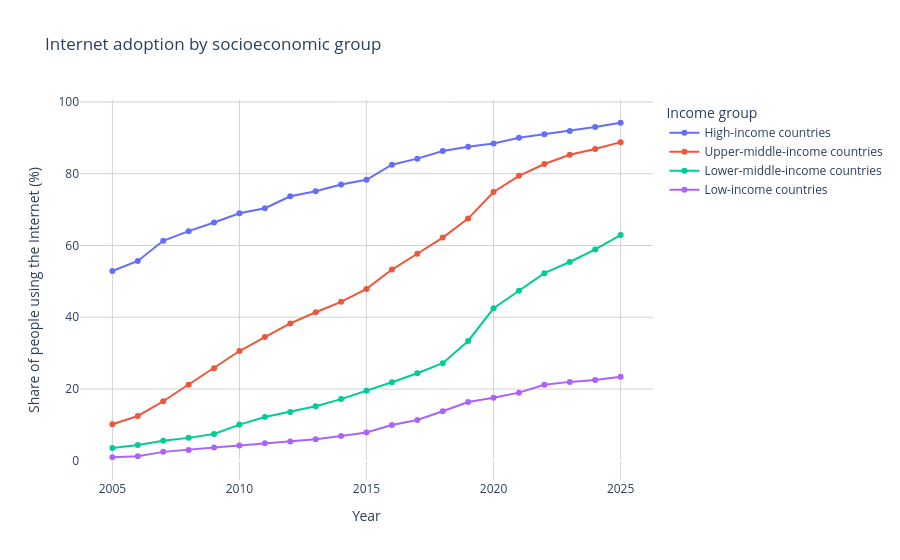

Here is the notebook cell this chart was saved with:
### Code cell
fig = px.line(
    group_data,
    x='Year',
    y='Share of the population using the Internet',
    color='Entity',
    category_orders={'Entity': [
        'High-income countries',
        'Upper-middle-income countries',
        'Lower-middle-income countries',
        'Low-income countries'
    ]},
    title='Internet adoption by socioeconomic group',
    labels={'Share of the population using the Internet': 'Share of people using the Internet (%)', 'Entity': 'Income group'},
    markers=True
)
fig.update_layout(
    xaxis=dict(showgrid=True, gridcolor='lightgrey', gridwidth=1),
    yaxis=dict(showgrid=True, gridcolor='lightgrey', gridwidth=1),
    plot_bgcolor='white'
)
fig.write_image('../visualizations/internet-adoption-by-socioeconomic-group.png')
fig.show()

### Figure 1 — Plotly figure (JSON) as saved in the notebook; plotly's stock layout.template omitted (floating-point values rounded to 4 significant figures)
{"data": [{"hovertemplate": "Income group=High-income countries<br>Year=%{x}<br>Share of people using the Internet (%)=%{y}<extra></extra>", "legendgroup": "High-income countries", "line": {"color": "#636efa", "dash": "solid"}, "marker": {"symbol": "circle"}, "mode": "lines+markers", "name": "High-income countries", "orientation": "v", "showlegend": true, "type": "scatter", "x": [2005, 2006, 2007, 2008, 2009, 2010, 2011, 2012, 2013, 2014, 2015, 2016, 2017, 2018, 2019, 2020, 2021, 2022, 2023, 2024, 2025], "xaxis": "x", "y": [52.9, 55.7, 61.3, 64.0, 66.4, 69.0, 70.4, 73.7, 75.1, 77.0, 78.3, 82.5, 84.2, 86.3, 87.5, 88.4, 90.0, 91.0, 91.9, 93.0, 94.2], "yaxis": "y"}, {"hovertemplate": "Income group=Upper-middle-income countries<br>Year=%{x}<br>Share of people using the Internet (%)=%{y}<extra></extra>", "legendgroup": "Upper-middle-income countries", "line": {"color": "#EF553B", "dash": "solid"}, "marker": {"symbol": "circle"}, "mode": "lines+markers", "name": "Upper-middle-income countries", "orientation": "v", "showlegend": true, "type": "scatter", "x": [2005, 2006, 2007, 2008, 2009, 2010, 2011, 2012, 2013, 2014, 2015, 2016, 2017, 2018, 2019, 2020, 2021, 2022, 2023, 2024, 2025], "xaxis": "x", "y": [10.2, 12.5, 16.6, 21.2, 25.8, 30.6, 34.5, 38.3, 41.4, 44.3, 47.9, 53.3, 57.7, 62.2, 67.5, 74.9, 79.4, 82.7, 85.3, 86.9, 88.8], "yaxis": "y"}, {"hovertemplate": "Income group=Lower-middle-income countries<br>Year=%{x}<br>Share of people using the Internet (%)=%{y}<extra></extra>", "legendgroup": "Lower-middle-income countries", "line": {"color": "#00cc96", "dash": "solid"}, "marker": {"symbol": "circle"}, "mode": "lines+markers", "name": "Lower-middle-income countries", "orientation": "v", "showlegend": true, "type": "scatter", "x": [2005, 2006, 2007, 2008, 2009, 2010, 2011, 2012, 2013, 2014, 2015, 2016, 2017, 2018, 2019, 2020, 2021, 2022, 2023, 2024, 2025], "xaxis": "x", "y": [3.6, 4.4, 5.6, 6.4, 7.5, 10.1, 12.2, 13.6, 15.2, 17.2, 19.5, 21.9, 24.4, 27.2, 33.4, 42.5, 47.4, 52.3, 55.4, 58.9, 62.9], "yaxis": "y"}, {"hovertemplate": "Income group=Low-income countries<br>Year=%{x}<br>Share of people using the Internet (%)=%{y}<extra></extra>", "legendgroup": "Low-income countries", "line": {"color": "#ab63fa", "dash": "solid"}, "marker": {"symbol": "circle"}, "mode": "lines+markers", "name": "Low-income countries", "orientation": "v", "showlegend": true, "type": "scatter", "x": [2005, 2006, 2007, 2008, 2009, 2010, 2011, 2012, 2013, 2014, 2015, 2016, 2017, 2018, 2019, 2020, 2021, 2022, 2023, 2024, 2025], "xaxis": "x", "y": [1.0, 1.3, 2.5, 3.0, 3.7, 4.3, 4.9, 5.4, 6.0, 6.9, 7.9, 10.0, 11.4, 13.8, 16.4, 17.6, 19.0, 21.2, 22.0, 22.5, 23.4], "yaxis": "y"}], "layout": {"legend": {"title": {"text": "Income group"}, "tracegroupgap": 0}, "plot_bgcolor": "white", "title": {"text": "Internet adoption by socioeconomic group"}, "xaxis": {"anchor": "y", "domain": [0, 1], "gridcolor": "lightgrey", "gridwidth": 1, "showgrid": true, "title": {"text": "Year"}}, "yaxis": {"anchor": "x", "domain": [0, 1], "gridcolor": "lightgrey", "gridwidth": 1, "showgrid": true, "title": {"text": "Share of people using the Internet (%)"}}}}
